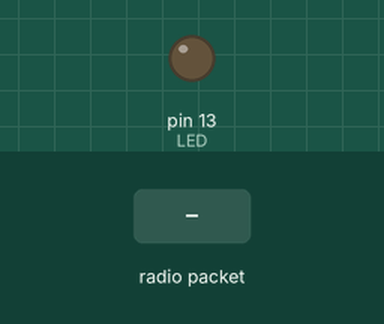
A sketch run on a simulated Arduino Uno, built with avr-gcc and run on an emulated ATmega328P. Parts: output pins drawn as LEDs (lit = HIGH). The test bench sets the inputs (shaded band). No radio packets arrive unless stated; pins used as bus, display or sensor lines are not drawn; what the sketch prints to the serial monitor is not drawn.

Above: at 1.2 s.
1.3 s: radio packet "5" arrives
Timing chart, 0 to 4.3 s (numbered marks = the images above; inputs shaded):
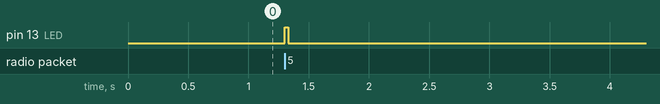

The sketch:

Reciever.ino
```cpp
#include <SPI.h>
#include <RH_RF69.h>

#define RF69_FREQ  868.0
#define RFM69_CS   16
#define RFM69_INT  21
#define RFM69_RST  17
#define LED        LED_BUILTIN
#define BURST_SIZE 20
#define BURST_TIMEOUT_MS 5000

RH_RF69 rf69(RFM69_CS, RFM69_INT);

void runBurst() {
  uint32_t received  = 0;
  uint32_t lost      = 0;
  uint32_t lastSeq   = UINT32_MAX;
  int32_t  rssiSum   = 0;
  int16_t  rssiMin   = 0;
  int16_t  rssiMax   = -200;
  uint32_t deadline  = millis() + BURST_TIMEOUT_MS;

  Serial.println("--- BURST INCOMING ---");

  while (millis() < deadline) {
    if (rf69.available()) {
      uint8_t buf[RH_RF69_MAX_MESSAGE_LEN];
      uint8_t len = sizeof(buf);

      if (rf69.recv(buf, &len)) {
        buf[len] = 0;
        received++;
        deadline = millis() + BURST_TIMEOUT_MS;  // reset timeout på varje paket

        uint32_t seq = atol((char*)buf);
        int16_t rssi = rf69.lastRssi();

        rssiSum += rssi;
        if (rssi < rssiMin) rssiMin = rssi;
        if (rssi > rssiMax) rssiMax = rssi;

        if (lastSeq != UINT32_MAX && seq > lastSeq + 1) {
          lost += seq - lastSeq - 1;
        }
        lastSeq = seq;

        Serial.print("  PKT "); Serial.print(seq);
        Serial.print(" RSSI "); Serial.print(rssi); Serial.println(" dBm");

        digitalWrite(LED, HIGH); delay(30); digitalWrite(LED, LOW);
      }
    }
  }

  // --- SAMMANFATTNING ---
  uint32_t total     = received + lost;
  float    lossRate  = total > 0 ? (100.0f * lost / total) : 0.0f;
  float    rssiAvg   = received > 0 ? (float)rssiSum / received : 0;

  Serial.println("--- BURST RESULTAT ---");
  Serial.print("  Mottagna:    "); Serial.print(received); Serial.print(" / "); Serial.println(total);
  Serial.print("  Packet loss: "); Serial.print(lossRate, 1); Serial.println(" %");
  Serial.print("  RSSI avg:    "); Serial.print(rssiAvg, 1); Serial.println(" dBm");
  Serial.print("  RSSI min:    "); Serial.print(rssiMin); Serial.println(" dBm");
  Serial.print("  RSSI max:    "); Serial.print(rssiMax); Serial.println(" dBm");
  Serial.println("----------------------");
}

void setup() {
  Serial.begin(115200);
  while (!Serial) delay(10);
  pinMode(LED, OUTPUT);

  pinMode(RFM69_RST, OUTPUT);
  digitalWrite(RFM69_RST, HIGH); delay(10);
  digitalWrite(RFM69_RST, LOW);  delay(10);

  if (!rf69.init()) {
    Serial.println("RFM69 INIT FAILED");
    for (;;) { digitalWrite(LED, !digitalRead(LED)); delay(100); }
  }

  rf69.setFrequency(RF69_FREQ);
  rf69.setTxPower(20, true);

  uint8_t key[] = { 1,2,3,4,5,6,7,8, 1,2,3,4,5,6,7,8 };
  rf69.setEncryptionKey(key);

  Serial.println("RX READY — väntar på burst...");
}

void loop() {
  // Vänta på första paketet i en ny burst
  if (rf69.available()) {
    uint8_t buf[RH_RF69_MAX_MESSAGE_LEN];
    uint8_t len = sizeof(buf);
    if (rf69.recv(buf, &len)) {
      // Lägg tillbaka i kön via en wrapper — istället hanterar vi det direkt
      buf[len] = 0;

      uint32_t seq   = atol((char*)buf);
      int16_t  rssi  = rf69.lastRssi();

      // Starta burst-logik med detta första paket redan inläst
      uint32_t received  = 1;
      uint32_t lost      = 0;
      uint32_t lastSeq   = seq;
      int32_t  rssiSum   = rssi;
      int16_t  rssiMin   = rssi;
      int16_t  rssiMax   = rssi;
      uint32_t deadline  = millis() + BURST_TIMEOUT_MS;

      Serial.println("--- BURST INCOMING ---");
      Serial.print("  PKT "); Serial.print(seq);
      Serial.print(" RSSI "); Serial.print(rssi); Serial.println(" dBm");
      digitalWrite(LED, HIGH); delay(30); digitalWrite(LED, LOW);

      while (millis() < deadline) {
        if (rf69.available()) {
          uint8_t buf2[RH_RF69_MAX_MESSAGE_LEN];
          uint8_t len2 = sizeof(buf2);
          if (rf69.recv(buf2, &len2)) {
            buf2[len2] = 0;
            received++;
            deadline = millis() + BURST_TIMEOUT_MS;

            uint32_t seq2  = atol((char*)buf2);
            int16_t  rssi2 = rf69.lastRssi();

            rssiSum += rssi2;
            if (rssi2 < rssiMin) rssiMin = rssi2;
            if (rssi2 > rssiMax) rssiMax = rssi2;

            if (seq2 > lastSeq + 1) lost += seq2 - lastSeq - 1;
            lastSeq = seq2;

            Serial.print("  PKT "); Serial.print(seq2);
            Serial.print(" RSSI "); Serial.print(rssi2); Serial.println(" dBm");
            digitalWrite(LED, HIGH); delay(30); digitalWrite(LED, LOW);
          }
        }
      }

      uint32_t total    = received + lost;
      float    lossRate = total > 0 ? (100.0f * lost / total) : 0.0f;
      float    rssiAvg  = received > 0 ? (float)rssiSum / received : 0;

      Serial.println("--- BURST RESULTAT ---");
      Serial.print("  Mottagna:    "); Serial.print(received); Serial.print(" / "); Serial.println(total);
      Serial.print("  Packet loss: "); Serial.print(lossRate, 1); Serial.println(" %");
      Serial.print("  RSSI avg:    "); Serial.print(rssiAvg, 1); Serial.println(" dBm");
      Serial.print("  RSSI min:    "); Serial.print(rssiMin); Serial.println(" dBm");
      Serial.print("  RSSI max:    "); Serial.print(rssiMax); Serial.println(" dBm");
      Serial.println("----------------------");
    }
  }
}
```

Measured:
- after the input at 1.3 s, pin 13 (LED): LOW → HIGH at once, → LOW 0.03 s later
